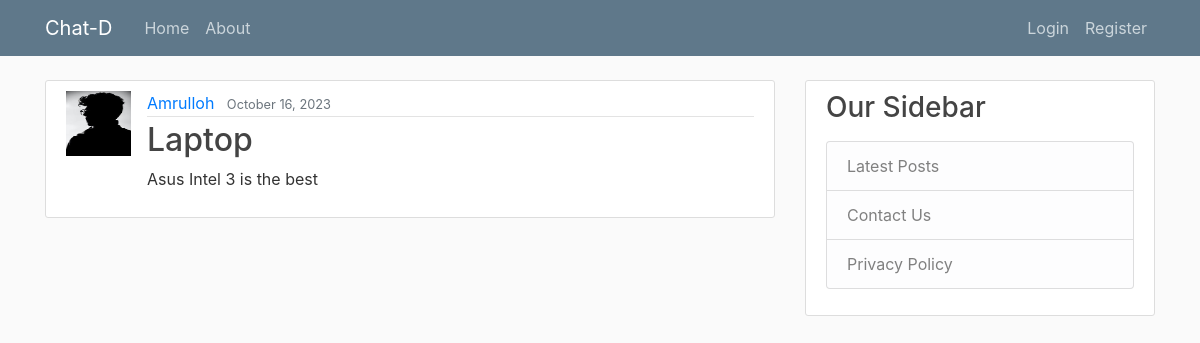
The app's page /post/4 with its own data.
### blog/models.py (models this page shows, shortened)
class Post(models.Model):
    title = models.CharField(max_length=100)
    content = models.TextField()
    date_posted =models.DateTimeField(default = timezone.now)
    author = models.ForeignKey(User, on_delete=models.CASCADE)

### users/models.py (models this page shows, shortened)
class profile(models.Model):
    user = models.OneToOneField(User, on_delete=models.CASCADE)
    bio = models.TextField()
    date_opened =models.DateTimeField(auto_now_add=True)
    image = models.ImageField(default='default.jpg', upload_to = 'profile_pics')

### blog/views.py (the view)
# urls.py: path('post/<int:pk>',PostDetailView.as_view(), name="post-detail"),
class PostDetailView(DetailView):
    model = Post

### blog/templates/blog/post_detail.html (shortened to what this page needs)
{% extends "blog/base.html"%}
{% block content %}
<article class="media content-section">
    <img class="rounder-circle article-img"src = "{{ object.author.profile.image.url }}" >
    <div class="media-body">
        <div class="article-metadata">
            <a class="mr-2" href="{% url 'user-posts' object.author.username %}">{{ object.author }}</a>
            <small class="text-muted">{{ object.date_posted |date:"F d, Y" }}</small>
        </div>
        <h2 class='article-title'>{{ object.title }}</h2>
        <p class="article-content">{{ object.content }}</p>
    </div>
</article>
{%endblock content%}

### blog/static/blog/main.css (style rules this page uses)
body { background: #fafafa; color: #333333; margin-top: 5rem; }
h1, h2, h3, h4, h5, h6 { color: #444444; }
.content-section { background: #ffffff; padding: 10px 20px; border: 1px solid #dddddd; border-radius: 3px; margin-bottom: 20px; }
.article-title { color: #444444; }
.article-content { white-space: pre-line; }
.article-img { height: 65px; width: 65px; margin-right: 16px; }
.article-metadata { padding-bottom: 1px; margin-bottom: 4px; border-bottom: 1px solid #e3e3e3 }

### records on screen
Post: author.profile.image (placeholder picture), author "Amrulloh", date_posted "October 16, 2023", title "Laptop", content "Asus Intel 3 is the best"
